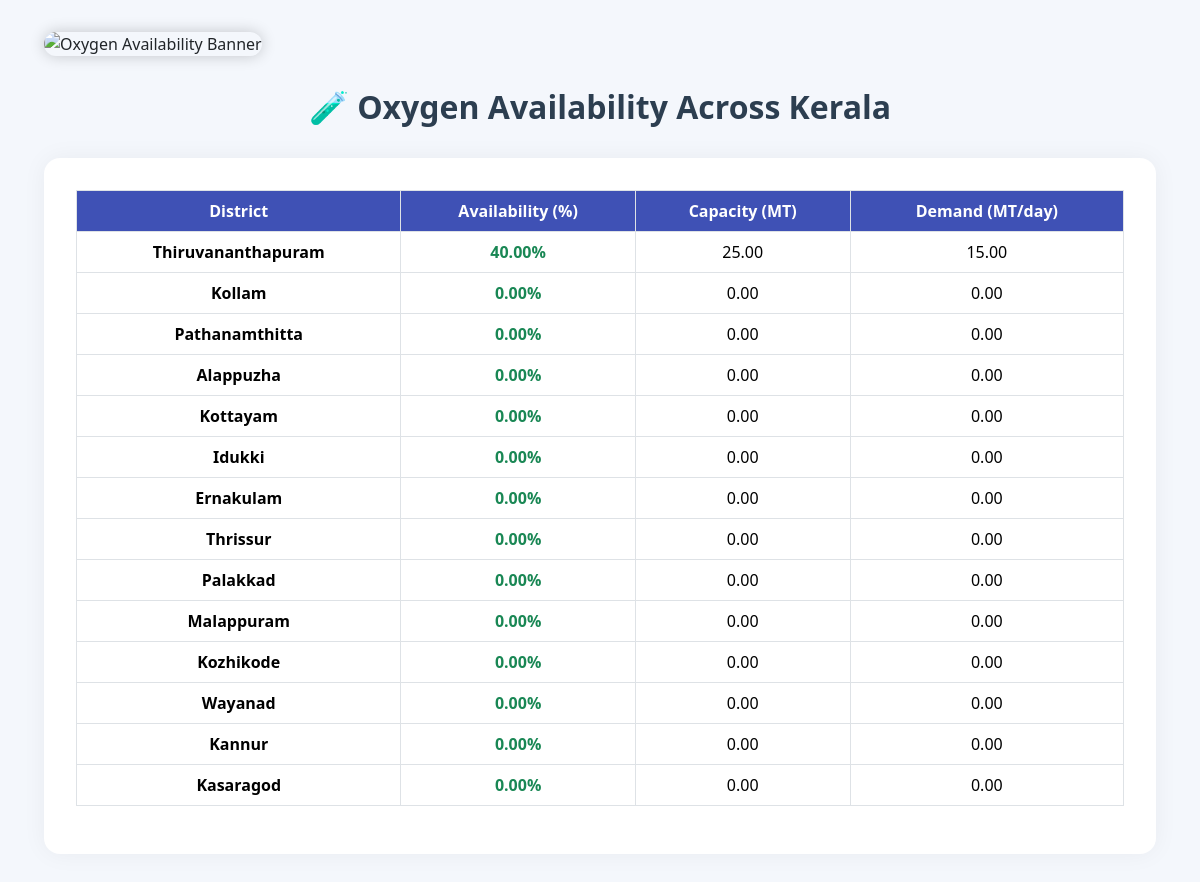
The page /oxygen-availability/ on the database its author committed.
### myapp/models.py (models this page shows, shortened)
class OxygenAvailability(models.Model):
    DISTRICT_CHOICES = [
        ('Thiruvananthapuram', 'Thiruvananthapuram'),
        ('Kollam', 'Kollam'),
        ('Pathanamthitta', 'Pathanamthitta'),
        ('Alappuzha', 'Alappuzha'),
        ('Kottayam', 'Kottayam'),
        ('Idukki', 'Idukki'),
        ('Ernakulam', 'Ernakulam'),
        ('Thrissur', 'Thrissur'),
        ('Palakkad', 'Palakkad'),
        ('Malappuram', 'Malappuram'),
        ('Kozhikode', 'Kozhikode'),
        ('Wayanad', 'Wayanad'),
        ('Kannur', 'Kannur'),
        ('Kasaragod', 'Kasaragod'),
    ]
    district = models.CharField(max_length=100, choices=DISTRICT_CHOICES, unique=True)
    availability_percent = models.DecimalField(max_digits=5, decimal_places=2)
    capacity_mt = models.DecimalField(max_digits=10, decimal_places=2)
    demand_mt_per_day = models.DecimalField(max_digits=10, decimal_places=2)

### myapp/views.py (the view)
# urls.py: path('oxygen-availability/', views.view_oxygen, name='view_oxygen'),
def view_oxygen(request):
    data = OxygenAvailability.objects.all().order_by('id')
    return render(request, 'view_oxygen.html', {'data': data})

### myapp/templates/view_oxygen.html (shortened to what this page needs)
<!DOCTYPE html>
<html lang="en">
<head>
    <link href="https://cdn.jsdelivr.net/npm/bootstrap@5.3.2/dist/css/bootstrap.min.css" rel="stylesheet">
</head>
<body>
    <div class="container">
        <img src="https://www.jameswalker.biz/getattachment/648156c7-e23a-455e-9e0f-4dc69cf2320a/oxygen-service-banner.jpg"
             alt="Oxygen Availability Banner" class="banner">
        <h2>🧪 Oxygen Availability Across Kerala</h2>
        <div class="table-container">
            <div class="table-responsive">
                <table class="table table-bordered table-hover align-middle">
                    <thead>
                        <tr>
                            <th>District</th>
                            <th>Availability (%)</th>
                            <th>Capacity (MT)</th>
                            <th>Demand (MT/day)</th>
                        </tr>
                    </thead>
                    <tbody>
                        {% for item in data %}
                        <tr>
                            <td><strong>{{ item.district }}</strong></td>
                            <td><span class="text-success fw-bold">{{ item.availability_percent }}%</span></td>
                            <td>{{ item.capacity_mt }}</td>
                            <td>{{ item.demand_mt_per_day }}</td>
                        </tr>
                        {% endfor %}
                    </tbody>
                </table>
            </div>
        </div>
    </div>
</body>
</html>

### myapp/templates/view_oxygen.html (style rules this page uses)
body { background: #f4f7fc; font-family: 'Segoe UI', sans-serif; padding: 2rem; }
.banner { width: 100%; max-height: 200px; object-fit: cover; border-radius: 20px; box-shadow: 0 0 15px rgba(0,0,0,0.2); margin-bottom: 2rem; }
h2 { text-align: center; font-weight: bold; color: #2c3e50; margin-bottom: 2rem; }
.table th { background: #3f51b5; color: #fff; }
.table td, .table th { text-align: center; vertical-align: middle; }
.table-container { background: #fff; border-radius: 16px; padding: 2rem; box-shadow: 0 0 25px rgba(0,0,0,0.05); }

### rows shown on the page
OxygenAvailability: district "Thiruvananthapuram", availability_percent "40.00", capacity_mt "25.00", demand_mt_per_day "15.00"
OxygenAvailability: district "Kollam", availability_percent "0.00", capacity_mt "0.00", demand_mt_per_day "0.00"
OxygenAvailability: district "Pathanamthitta", availability_percent "0.00", capacity_mt "0.00", demand_mt_per_day "0.00"
OxygenAvailability: district "Alappuzha", availability_percent "0.00", capacity_mt "0.00", demand_mt_per_day "0.00"
OxygenAvailability: district "Kottayam", availability_percent "0.00", capacity_mt "0.00", demand_mt_per_day "0.00"
OxygenAvailability: district "Idukki", availability_percent "0.00", capacity_mt "0.00", demand_mt_per_day "0.00"
OxygenAvailability: district "Ernakulam", availability_percent "0.00", capacity_mt "0.00", demand_mt_per_day "0.00"
OxygenAvailability: district "Thrissur", availability_percent "0.00", capacity_mt "0.00", demand_mt_per_day "0.00"
OxygenAvailability: district "Palakkad", availability_percent "0.00", capacity_mt "0.00", demand_mt_per_day "0.00"
OxygenAvailability: district "Malappuram", availability_percent "0.00", capacity_mt "0.00", demand_mt_per_day "0.00"
OxygenAvailability: district "Kozhikode", availability_percent "0.00", capacity_mt "0.00", demand_mt_per_day "0.00"
OxygenAvailability: district "Wayanad", availability_percent "0.00", capacity_mt "0.00", demand_mt_per_day "0.00"
OxygenAvailability: district "Kannur", availability_percent "0.00", capacity_mt "0.00", demand_mt_per_day "0.00"
OxygenAvailability: district "Kasaragod", availability_percent "0.00", capacity_mt "0.00", demand_mt_per_day "0.00"
